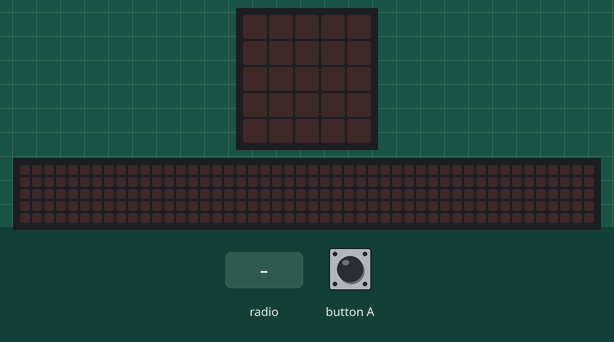
Bench run of a program on a simulated BBC micro:bit (MakeCode). On the bench: the board's 5×5 LED display, a strip that is not on the board, showing the scrolling text unrolled. The inputs (shaded band) are chosen by the test bench. No radio messages arrive unless stated (any console line starting 'radio sent:' is added by the test bench); the 48×5 strip is a reading aid, not a part: it shows the text the display is scrolling, unrolled, one strip-width of it at a time; what the program prints to the serial console is not drawn.

Above: at 1.2 s.
1.3 s: radio message "chat:microbit" arrives
At 1.37 s:
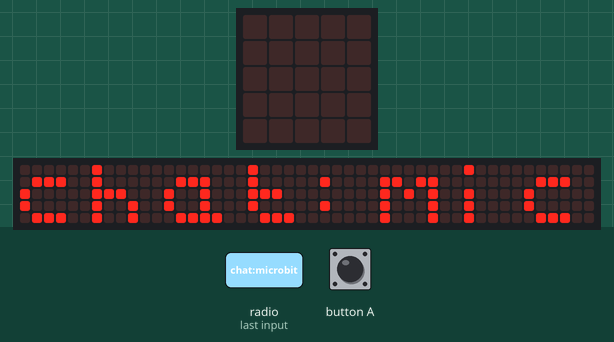
At 1.82 s:
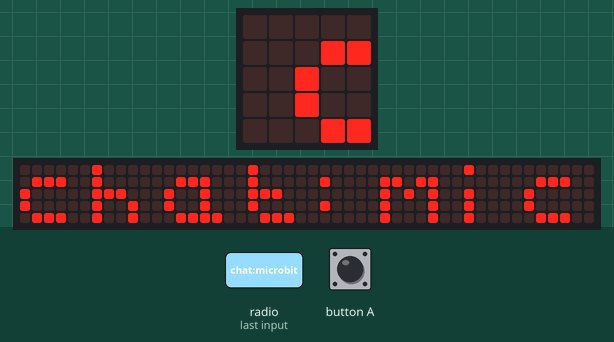

Measured:
- after the input at 1.3 s, the display: changes at once (image 1)

The program:

main.ts
```typescript
input.onButtonPressed(Button.A, function () {
    radio.setGroup(1)
    radio.sendString("chat:microbit")
})
radio.onReceivedString(function (receivedString) {
    radio.setGroup(1)
    basic.showString(receivedString)
    if (input.buttonIsPressed(Button.A)) {
        radio.sendString("chat:microbit")
    }
})
radio.setGroup(1)
radio.setTransmitPower(7)
```

test.ts
```typescript
// 在這裡測試；當此封包作為擴充功能時，將不會編譯此內容。
```
